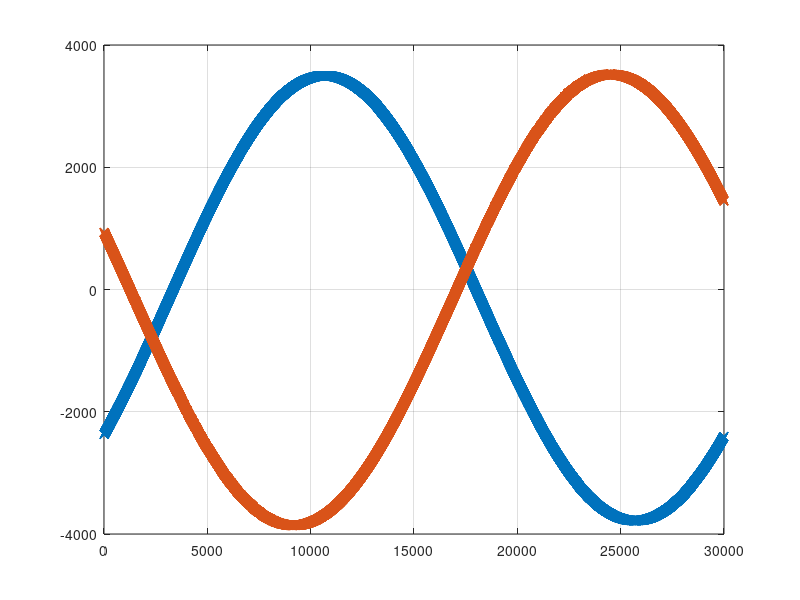

Write MATLAB code to recreate this figure.
% Abre el archivo de texto para lectura
fid = fopen('test_9.dat', 'r');

% Ignora la primera l�nea
metadata= textscan(fgetl(fid), "Frecuencia_de_muestreo: %f Factor_de_sobremuestreo: %f Ciclos_de_promediacion: %f Divisor: %f");

K = metadata{2}; % Factor de sobremuestreo
N = metadata{3}; % Ciclos de promediacion
DIV = metadata{4};

fgetl(fid);

% Lee la segunda l�nea y separa los alores por comas
data = textscan(fgetl(fid), '%f', 'Delimiter', ',');

% Obtiene los valores de datos
values_chA = data{1}/(K*N/DIV);

% Ignora la primera l�nea
fgetl(fid);

% Lee la segunda l�nea y separa los valores por comas
data = textscan(fgetl(fid), '%f', 'Delimiter', ',');

% Obtiene los valores de datos
values_chB = data{1}/(K*N/DIV);

% Los escalo para verlos a los dos en la misma escala...
%values_chB = max(abs(values_chA))/max(abs(values_chB)) * values_chB;


% Cierra el archivo
fclose(fid);

% Grafica los valores
figure;
plot(values_chA,'-x');hold on;plot(values_chB,'-x');
grid on;

% Los guarda:
%publicationPrint6(gcf,10,10*1.5,'Medidas con driver (N = 1)','png',10)

